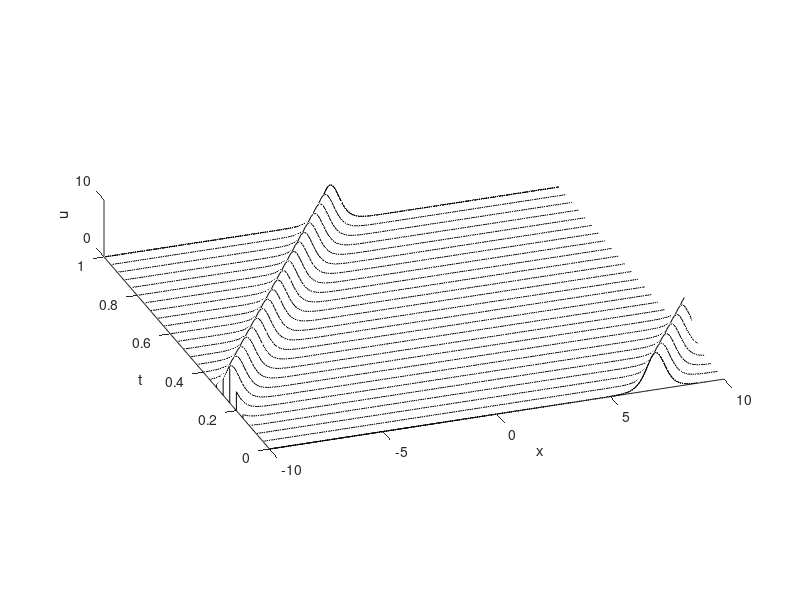
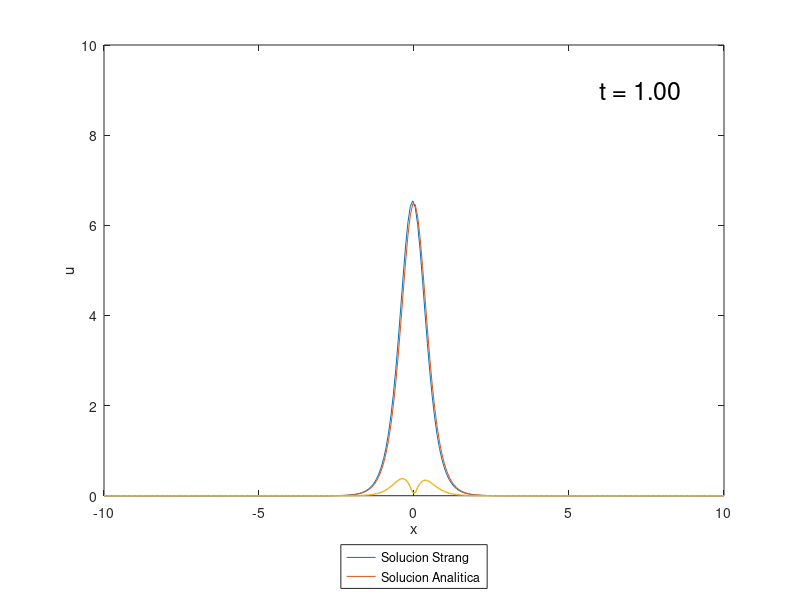
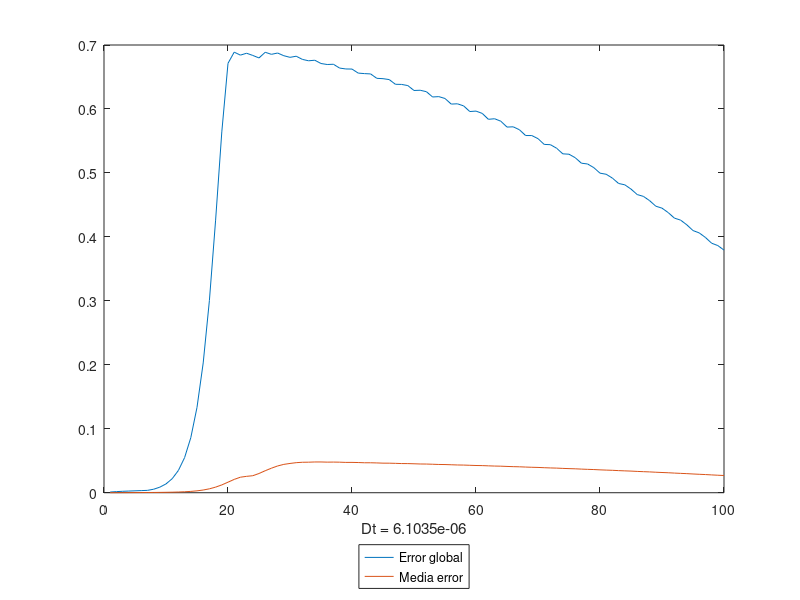

The MATLAB script that drew these images, in order:
function kdv_strang()
% parpool('local',1);
    tic


%disp(orderKDV);
set(gca,'FontSize',18)
set(gca,'LineWidth',2)

Error =[];

N = 256;
x = linspace(-10,10,N);
delta_x = x(2) - x(1);
delta_k = 2*pi/(N*delta_x);

k = [0:delta_k:(N/2-1)*delta_k,0,-(N/2-1)*delta_k:delta_k:-delta_k];
c_1 = 13;

v = 1/2*c_1*(sech(sqrt(c_1)*(mod(x+3,20)-10)/2)).^2;
sol = @(x,t) (1/2*c_1*(sech(sqrt(c_1)*(mod(x+3-c_1*(t), 20)-10)/2)).^2);

name = 'two_soliton.gif';
eval(['delete ',name])

delta_t = 0.4/N^2;
t=0;
% plot(x,u,'LineWidth',2)
% axis([-10 10 0 10])
% xlabel('x')
% ylabel('u')
% text(6,9,['t = ',num2str(t,'%1.2f')],'FontSize',18)
% drawnow
% gif_add_frame(gcf,name,2);
% drawnow

tmax = 1; nplt = floor((tmax/100)/delta_t); nmax = round(tmax/delta_t);
vdata = v.'; tdata = 0;

V=fft(v);


% spmd(1)
time = 1;
for n = 1:nmax
    t = n*delta_t;
    
    V = V.*exp(1i*k.^3*delta_t/2);
    V = V  - (3i*k*delta_t).*fft((real(ifft(V))).^2);
    V = V.*exp(1i*k.^3*delta_t/2);     
    
    if mod(n,nplt) == 0
        v = real(ifft(V));
        for i =1:N
            u2(i) = sol(x(i),t);
        end
        vdata = [vdata v.']; tdata = [tdata t];
       
        Error = [Error abs(v-u2)'];
        
        if mod(n,4*nplt) == 0
           
%             plot(x,u,'LineWidth',2)
            plot(x,v,x,u2,x, Error(:, round(n/nplt))','LineWidth',1)
            legend('Solucion Strang', 'Solucion Analitica', 'Location', 'southoutside');
            axis([-10 10 0 10])
            xlabel('x')
            ylabel('u')
            text(6,9,['t = ',num2str(t,'%1.2f')],'FontSize',18)
            drawnow
            %gif_add_frame(gcf,name,2);
            
            
        end
    end
end

figure

waterfall(x,tdata(1:4:end),vdata(:,1:4:end)')
colormap(1e-6*[1 1 1]); view(-20,25)
xlabel x, ylabel t, axis([-10 10 0 tmax 0 10]), grid off
zlabel('u')
set(gca,'ztick',[0 10]), pbaspect([1 1 .13])
print -djpeg two_soliton

% end
toc

% lo del error 
figure
    plot(max(Error)), hold on
    plot(mean(Error)), 
    legend('Error global', 'Media error', 'Location', 'southoutside'),
    xlabel(['Dt = ', num2str(delta_t, '%1.5g')]);
end
